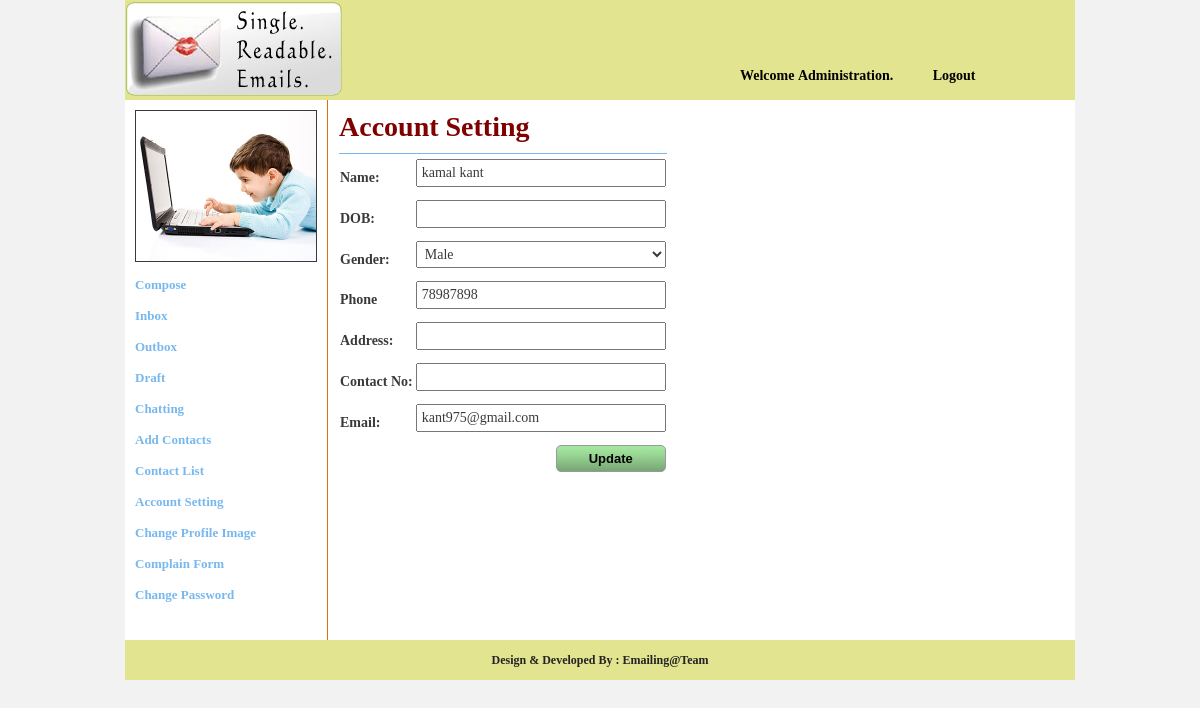
The app's page /updateprofile.php (signed in) with its own data.
### tables this page shows
CREATE TABLE `regestration` (
  `id` bigint(20) NOT NULL auto_increment,
  `name` varchar(100) default NULL,
  `dob` varchar(100) default NULL,
  `gender` varchar(100) default NULL,
  `phone` varchar(100) default NULL,
  `address` varchar(500) default NULL,
  `contact_as` varchar(100) default NULL,
  `email` varchar(100) default 'na',
  `password` varchar(100) default NULL,
  `img_path` varchar(255) default 'default.png',
  `status` smallint(6) default '3',
  PRIMARY KEY  (`id`)
);

### updateprofile.php (the view, shortened to what this page needs)
<?php
$user_id = $_SESSION['USERID'];
if ($user_id != '') {
?>
    <!DOCTYPE HTML PUBLIC "-//W3C//DTD HTML 4.01 Transitional//EN">
    <html>
        <head>
        </head>
        <body>
            <table cellpadding="0" rules="none" frame="box" cellspacing="0" border="0"  width="100%">
                <tr>
                    <td>
                        <table cellpadding="0" cellspacing="0"  border="0" bgcolor="white" width="950px" align="center">
                            <tr>
                                <td colspan="2">
                                <?php
                                include("header.php");
                                ?>
                            </td>
                        </tr>
                        <tr>
                            <td valign="top">
                                <?php include("leftmenu.php"); ?>
                            </td>
                            <td  height="500" valign="top" style="padding-left: 10px;width: 750px;">
                                <form action="sourcecode/profilesetting.php" method="post">
                                    <table cellpadding="1" cellspacing="1" border="0">
                                        <tr>
                                            <td class="heading" colspan="2">Account Setting</td>
                                        </tr>
                                        <tr>
                                            <td colspan="2" valign="middle" align="center">
                                            </td>
                                        </tr>
                                        <?php
                                                $query = "select * from regestration where id = '$user_id'";
                                                $result = mysql_query($query);
                                                while ($row = mysql_fetch_array($result)) {
                                        ?>
                                                    <tr>
                                                        <td>Name:</td>
                                                        <td><input type="text" id="txt_name" name="txt_name" value="<?php echo $row ['name']; ?>" class="login"></td>
                                                    </tr>
                                                    <tr>
                                                        <td>DOB:</td>
                                                        <td><input type="text"  id="txt_dob" name="txt_dob" class="login" readonly onclick="scwShow(this,event)" value="<?php echo $row ['dob']; ?>"></td>
                                                    </tr>
                                                    <tr>
                                                        <td>Gender:</td>
                                                        <td>
                                                            <select id="txt_gndr" name="txt_gndr"  class="login">
                                                                <option value="<?php echo $row ['gender']; ?>" selected><?php echo $row ['gender']; ?></option>
                                                            </select>
                                                        </td>
                                                    </tr>
                                                    <tr>
                                                        <td >Phone</td>
                                                        <td><input type="text"  id="txt_phone" name="txt_phone"  class="login" onkeyup="checkInteger(this,value)" value="<?php echo $row ['phone']; ?>"></td>
                                                    </tr>
                                                    <tr>
                                                        <td >Address:</td>
                                                        <td><input type="text"  id="txt_adrs" name="txt_adrs"  class="login" value="<?php echo $row ['address']; ?>"></td>
                                                    </tr>
                                                    <tr>
                                                        <td >Contact No:</td>
                                                        <td><input type="text" id="txt_cntas" name="txt_cntas"  class="login" value="<?php echo $row ['contact_as']; ?>"></td>
                                                    </tr>
                                                    <tr>
                                                        <td >Email:</td>
                                                        <td><input type="text"  id="txt_eml" name="txt_eml" class="login" value="<?php echo $row ['email']; ?>"  readonly></td>
                                                    </tr>
                                        <?php
                                                }
                                        ?>
                                                <tr>
                                                    <td colspan="2" align="right"><input type="submit" name="btnupdate" id="btnupdate" class="button" value="Update"/></td>
                                                </tr>
                                            </table>
                                        </form>
                                    </td>
                                </tr>
                                <tr>
                                    <td colspan="2" class="footer" align="center">Design & Developed By : Emailing@Team</td>
                                </tr>
                            </table>
                        </td>
                    </tr>
                </table>
            </body>
        </html>
<?php
                                            } else {
                                                $_SESSION['MSG'] = "You must be login";
                                                header("location:index.php");
                                            }
?>

### leftmenu.php (shortened to what this page needs)
<?php
$query1 = "select * from regestration where id = '$user_id'";
$res1 = mysql_query($query1);
while ($row1 = mysql_fetch_array($res1)) {
?>
    <div style="border-right: solid 1px #E17009;height: 540px;">
        <table width="200px" bgcolor="#fff" cellpadding="5" cellspacing="5">
            <tr>
                <td><img src="uploadedimages/<?php echo $row1 ['img_path']; ?>" height="150" width="180" border="1"></td>
            </tr>
            <tr>
                <td><a href="compose.php" class="leftlink">Compose</a></td>
            </tr>
            <tr>
                <td><a href="inbox.php" class="leftlink">Inbox</a></td>
            </tr>
            <tr>
                <td><a href="outbox.php" class="leftlink">Outbox</a></td>
            </tr>
            <tr>
                <td><a href="draft.php" class="leftlink">Draft</a></td>
            </tr>
            <tr>
                <td><a href="chatting.php" class="leftlink">Chatting</a></td>
            </tr>
            <tr>
                <td><a href="addcontacts.php" class="leftlink">Add Contacts</a></td>
            </tr>
            <tr>
                <td><a href="contactlist.php" class="leftlink">Contact List</a></td>
            </tr>
            <tr>
                <td><a href="updateprofile.php" class="leftlink">Account Setting</a></td>
            </tr>
            <tr>
                <td><a href="uploadimage.php" class="leftlink">Change Profile Image</a></td>
            </tr>
			<tr>
                <td><a href="complain.php" class="leftlink">Complain Form</a></td>
            </tr>
            <tr>
                <td><a href="changepwd.php" class="leftlink">Change Password</a></td>
            </tr>
        </table>
    </div>
<?php
}
?>

### css/headerbar.css (style rules this page uses)
body { margin: 0px; padding: 0px; background-color: #f2f2f2; }
td { font-weight: bold; font-size: 14px; color: #3a3a3a; font-family: Georgia, serif; }
.footer { height: 40px; width:100px; color: #232323; font-size: 12px; font-weight: bold; background: #e3e490; }
.button { background: url(../images/button-bg.png) repeat-x top center; border: 1px solid #999; -moz-border-radius: 5px; padding: 5px; color: black; font-weight: bold; -webkit-border-radius: 5px; font-size: 13px; width: 110px; }
.leftlink { text-decoration: none; font-size: 13px; font-weight: bold; color: #77b8ef; }
.heading { font-size: 28px; padding: 10px; color: maroon; font-weight: bold; padding-left: 0px; border-bottom: solid 1px #77b8ef; }
.login { display: block; padding: 4px; margin: 0 0 10px 0; font-size: 14px; color: #3a3a3a; font-family: Georgia, serif;width: 250px; }

### records on screen
regestration: img_path (picture), txt_name "kamal kant", txt_gndr "Male", txt_phone "78987898", txt_eml "kant975@gmail.com"

### other values on screen
$_SESSION['NAME'] "Administration"
